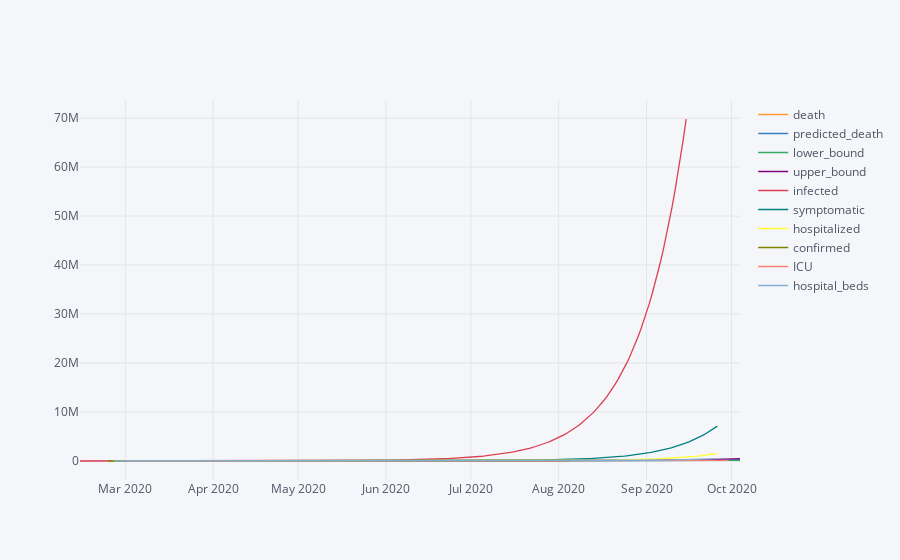

Notebook code for this chart:
### Code cell
cum_metrics.iplot()

### Figure 1 — Plotly figure (JSON) as saved in the notebook; plotly's stock layout.template omitted (floating-point values rounded to 4 significant figures; data arrays with more than 128 entries replaced by an {"elided": "..."} marker saying what was removed)
{"data": [{"line": {"color": "rgba(255, 153, 51, 1.0)", "dash": "solid", "shape": "linear", "width": 1.3}, "mode": "lines", "name": "death", "text": "", "type": "scatter", "x": {"elided": "234 str values"}, "y": {"elided": "234 mixed values"}}, {"line": {"color": "rgba(55, 128, 191, 1.0)", "dash": "solid", "shape": "linear", "width": 1.3}, "mode": "lines", "name": "predicted_death", "text": "", "type": "scatter", "x": {"elided": "234 str values"}, "y": {"elided": "234 mixed values"}}, {"line": {"color": "rgba(50, 171, 96, 1.0)", "dash": "solid", "shape": "linear", "width": 1.3}, "mode": "lines", "name": "lower_bound", "text": "", "type": "scatter", "x": {"elided": "234 str values"}, "y": {"elided": "234 mixed values"}}, {"line": {"color": "rgba(128, 0, 128, 1.0)", "dash": "solid", "shape": "linear", "width": 1.3}, "mode": "lines", "name": "upper_bound", "text": "", "type": "scatter", "x": {"elided": "234 str values"}, "y": {"elided": "234 mixed values"}}, {"line": {"color": "rgba(219, 64, 82, 1.0)", "dash": "solid", "shape": "linear", "width": 1.3}, "mode": "lines", "name": "infected", "text": "", "type": "scatter", "x": {"elided": "234 str values"}, "y": {"elided": "234 mixed values"}}, {"line": {"color": "rgba(0, 128, 128, 1.0)", "dash": "solid", "shape": "linear", "width": 1.3}, "mode": "lines", "name": "symptomatic", "text": "", "type": "scatter", "x": {"elided": "234 str values"}, "y": {"elided": "234 mixed values"}}, {"line": {"color": "rgba(255, 255, 51, 1.0)", "dash": "solid", "shape": "linear", "width": 1.3}, "mode": "lines", "name": "hospitalized", "text": "", "type": "scatter", "x": {"elided": "234 str values"}, "y": {"elided": "234 mixed values"}}, {"line": {"color": "rgba(128, 128, 0, 1.0)", "dash": "solid", "shape": "linear", "width": 1.3}, "mode": "lines", "name": "confirmed", "text": "", "type": "scatter", "x": {"elided": "234 str values"}, "y": {"elided": "234 mixed values"}}, {"line": {"color": "rgba(251, 128, 114, 1.0)", "dash": "solid", "shape": "linear", "width": 1.3}, "mode": "lines", "name": "ICU", "text": "", "type": "scatter", "x": {"elided": "234 str values"}, "y": {"elided": "234 mixed values"}}, {"line": {"color": "rgba(128, 177, 211, 1.0)", "dash": "solid", "shape": "linear", "width": 1.3}, "mode": "lines", "name": "hospital_beds", "text": "", "type": "scatter", "x": {"elided": "234 str values"}, "y": {"elided": "234 mixed values"}}], "layout": {"legend": {"bgcolor": "#F5F6F9", "font": {"color": "#4D5663"}}, "paper_bgcolor": "#F5F6F9", "plot_bgcolor": "#F5F6F9", "title": {"font": {"color": "#4D5663"}}, "xaxis": {"gridcolor": "#E1E5ED", "showgrid": true, "tickfont": {"color": "#4D5663"}, "title": {"font": {"color": "#4D5663"}, "text": ""}, "zerolinecolor": "#E1E5ED"}, "yaxis": {"gridcolor": "#E1E5ED", "showgrid": true, "tickfont": {"color": "#4D5663"}, "title": {"font": {"color": "#4D5663"}, "text": ""}, "zerolinecolor": "#E1E5ED"}}}
